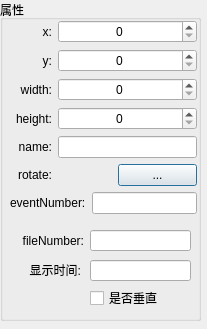
<?xml version="1.0" encoding="UTF-8"?>
<ui version="4.0">
 <class>CItemPropertyDialog</class>
 <widget class="QDialog" name="CItemPropertyDialog">
  <property name="geometry">
   <rect>
    <x>0</x>
    <y>0</y>
    <width>207</width>
    <height>329</height>
   </rect>
  </property>
  <property name="windowTitle">
   <string>Dialog</string>
  </property>
  <widget class="QGroupBox" name="propertyDialog">
   <property name="geometry">
    <rect>
     <x>0</x>
     <y>0</y>
     <width>201</width>
     <height>321</height>
    </rect>
   </property>
   <property name="title">
    <string>属性</string>
   </property>
   <widget class="QWidget" name="layoutWidget">
    <property name="geometry">
     <rect>
      <x>10</x>
      <y>20</y>
      <width>187</width>
      <height>201</height>
     </rect>
    </property>
    <layout class="QGridLayout" name="gridLayout">
     <item row="0" column="0">
      <layout class="QHBoxLayout" name="horizontalLayout">
       <item>
        <widget class="QLabel" name="pos_X">
         <property name="sizePolicy">
          <sizepolicy hsizetype="Fixed" vsizetype="Preferred">
           <horstretch>0</horstretch>
           <verstretch>0</verstretch>
          </sizepolicy>
         </property>
         <property name="minimumSize">
          <size>
           <width>42</width>
           <height>0</height>
          </size>
         </property>
         <property name="text">
          <string>x:</string>
         </property>
         <property name="alignment">
          <set>Qt::AlignRight|Qt::AlignTrailing|Qt::AlignVCenter</set>
         </property>
        </widget>
       </item>
       <item>
        <widget class="QSpinBox" name="spinBox_X">
         <property name="alignment">
          <set>Qt::AlignCenter</set>
         </property>
         <property name="maximum">
          <number>1000</number>
         </property>
        </widget>
       </item>
      </layout>
     </item>
     <item row="1" column="0">
      <layout class="QHBoxLayout" name="horizontalLayout_2">
       <item>
        <widget class="QLabel" name="pos_Y">
         <property name="sizePolicy">
          <sizepolicy hsizetype="Fixed" vsizetype="Preferred">
           <horstretch>0</horstretch>
           <verstretch>0</verstretch>
          </sizepolicy>
         </property>
         <property name="minimumSize">
          <size>
           <width>42</width>
           <height>0</height>
          </size>
         </property>
         <property name="text">
          <string>y:</string>
         </property>
         <property name="alignment">
          <set>Qt::AlignRight|Qt::AlignTrailing|Qt::AlignVCenter</set>
         </property>
        </widget>
       </item>
       <item>
        <widget class="QSpinBox" name="spinBox_Y">
         <property name="alignment">
          <set>Qt::AlignCenter</set>
         </property>
         <property name="maximum">
          <number>1000</number>
         </property>
        </widget>
       </item>
      </layout>
     </item>
     <item row="2" column="0">
      <layout class="QHBoxLayout" name="horizontalLayout_3">
       <item>
        <widget class="QLabel" name="size_Width">
         <property name="sizePolicy">
          <sizepolicy hsizetype="Fixed" vsizetype="Preferred">
           <horstretch>0</horstretch>
           <verstretch>0</verstretch>
          </sizepolicy>
         </property>
         <property name="minimumSize">
          <size>
           <width>42</width>
           <height>0</height>
          </size>
         </property>
         <property name="text">
          <string>width:</string>
         </property>
         <property name="alignment">
          <set>Qt::AlignRight|Qt::AlignTrailing|Qt::AlignVCenter</set>
         </property>
        </widget>
       </item>
       <item>
        <widget class="QSpinBox" name="spinBox_Width">
         <property name="alignment">
          <set>Qt::AlignCenter</set>
         </property>
         <property name="maximum">
          <number>1000</number>
         </property>
        </widget>
       </item>
      </layout>
     </item>
     <item row="3" column="0">
      <layout class="QHBoxLayout" name="horizontalLayout_4">
       <item>
        <widget class="QLabel" name="size_Height">
         <property name="sizePolicy">
          <sizepolicy hsizetype="Fixed" vsizetype="Preferred">
           <horstretch>0</horstretch>
           <verstretch>0</verstretch>
          </sizepolicy>
         </property>
         <property name="minimumSize">
          <size>
           <width>42</width>
           <height>0</height>
          </size>
         </property>
         <property name="text">
          <string>height:</string>
         </property>
         <property name="alignment">
          <set>Qt::AlignRight|Qt::AlignTrailing|Qt::AlignVCenter</set>
         </property>
        </widget>
       </item>
       <item>
        <widget class="QSpinBox" name="spinBox_Height">
         <property name="alignment">
          <set>Qt::AlignCenter</set>
         </property>
         <property name="maximum">
          <number>1000</number>
         </property>
        </widget>
       </item>
      </layout>
     </item>
     <item row="4" column="0">
      <layout class="QHBoxLayout" name="horizontalLayout_6">
       <item>
        <widget class="QLabel" name="nameLabel">
         <property name="sizePolicy">
          <sizepolicy hsizetype="Fixed" vsizetype="Preferred">
           <horstretch>0</horstretch>
           <verstretch>0</verstretch>
          </sizepolicy>
         </property>
         <property name="minimumSize">
          <size>
           <width>42</width>
           <height>0</height>
          </size>
         </property>
         <property name="text">
          <string>name:</string>
         </property>
         <property name="alignment">
          <set>Qt::AlignRight|Qt::AlignTrailing|Qt::AlignVCenter</set>
         </property>
        </widget>
       </item>
       <item>
        <widget class="QLineEdit" name="namelineEdit"/>
       </item>
      </layout>
     </item>
     <item row="5" column="0">
      <layout class="QHBoxLayout" name="horizontalLayout_5">
       <item>
        <widget class="QLabel" name="colorLabel">
         <property name="enabled">
          <bool>true</bool>
         </property>
         <property name="sizePolicy">
          <sizepolicy hsizetype="Fixed" vsizetype="Preferred">
           <horstretch>0</horstretch>
           <verstretch>0</verstretch>
          </sizepolicy>
         </property>
         <property name="minimumSize">
          <size>
           <width>42</width>
           <height>0</height>
          </size>
         </property>
         <property name="text">
          <string>rotate:</string>
         </property>
         <property name="alignment">
          <set>Qt::AlignRight|Qt::AlignTrailing|Qt::AlignVCenter</set>
         </property>
        </widget>
       </item>
       <item>
        <widget class="QLabel" name="colorshowLabel">
         <property name="sizePolicy">
          <sizepolicy hsizetype="Fixed" vsizetype="Preferred">
           <horstretch>0</horstretch>
           <verstretch>0</verstretch>
          </sizepolicy>
         </property>
         <property name="minimumSize">
          <size>
           <width>54</width>
           <height>0</height>
          </size>
         </property>
         <property name="text">
          <string/>
         </property>
        </widget>
       </item>
       <item>
        <widget class="QPushButton" name="setColorButton">
         <property name="enabled">
          <bool>true</bool>
         </property>
         <property name="sizePolicy">
          <sizepolicy hsizetype="Maximum" vsizetype="Fixed">
           <horstretch>0</horstretch>
           <verstretch>0</verstretch>
          </sizepolicy>
         </property>
         <property name="text">
          <string>...</string>
         </property>
        </widget>
       </item>
      </layout>
     </item>
     <item row="6" column="0">
      <layout class="QHBoxLayout" name="horizontalLayout_7">
       <item>
        <widget class="QLabel" name="eventNumberLabel">
         <property name="layoutDirection">
          <enum>Qt::LeftToRight</enum>
         </property>
         <property name="text">
          <string>eventNumber:</string>
         </property>
        </widget>
       </item>
       <item>
        <widget class="QLineEdit" name="eventNumberlineEdit"/>
       </item>
      </layout>
     </item>
    </layout>
   </widget>
   <widget class="QLineEdit" name="fileNumberlineEdit">
    <property name="geometry">
     <rect>
      <x>90</x>
      <y>230</y>
      <width>101</width>
      <height>21</height>
     </rect>
    </property>
   </widget>
   <widget class="QLabel" name="fileNumberLabel">
    <property name="geometry">
     <rect>
      <x>12</x>
      <y>230</y>
      <width>72</width>
      <height>21</height>
     </rect>
    </property>
    <property name="text">
     <string>fileNumber:</string>
    </property>
    <property name="alignment">
     <set>Qt::AlignRight|Qt::AlignTrailing|Qt::AlignVCenter</set>
    </property>
   </widget>
   <widget class="QCheckBox" name="checkBox">
    <property name="geometry">
     <rect>
      <x>90</x>
      <y>290</y>
      <width>81</width>
      <height>16</height>
     </rect>
    </property>
    <property name="text">
     <string>是否垂直</string>
    </property>
   </widget>
   <widget class="QLabel" name="showTimeLabel">
    <property name="geometry">
     <rect>
      <x>20</x>
      <y>260</y>
      <width>61</width>
      <height>20</height>
     </rect>
    </property>
    <property name="layoutDirection">
     <enum>Qt::LeftToRight</enum>
    </property>
    <property name="text">
     <string>显示时间:</string>
    </property>
    <property name="alignment">
     <set>Qt::AlignRight|Qt::AlignTrailing|Qt::AlignVCenter</set>
    </property>
   </widget>
   <widget class="QLineEdit" name="showTimeLineEdit">
    <property name="geometry">
     <rect>
      <x>90</x>
      <y>260</y>
      <width>101</width>
      <height>21</height>
     </rect>
    </property>
   </widget>
  </widget>
 </widget>
 <resources/>
 <connections/>
</ui>
